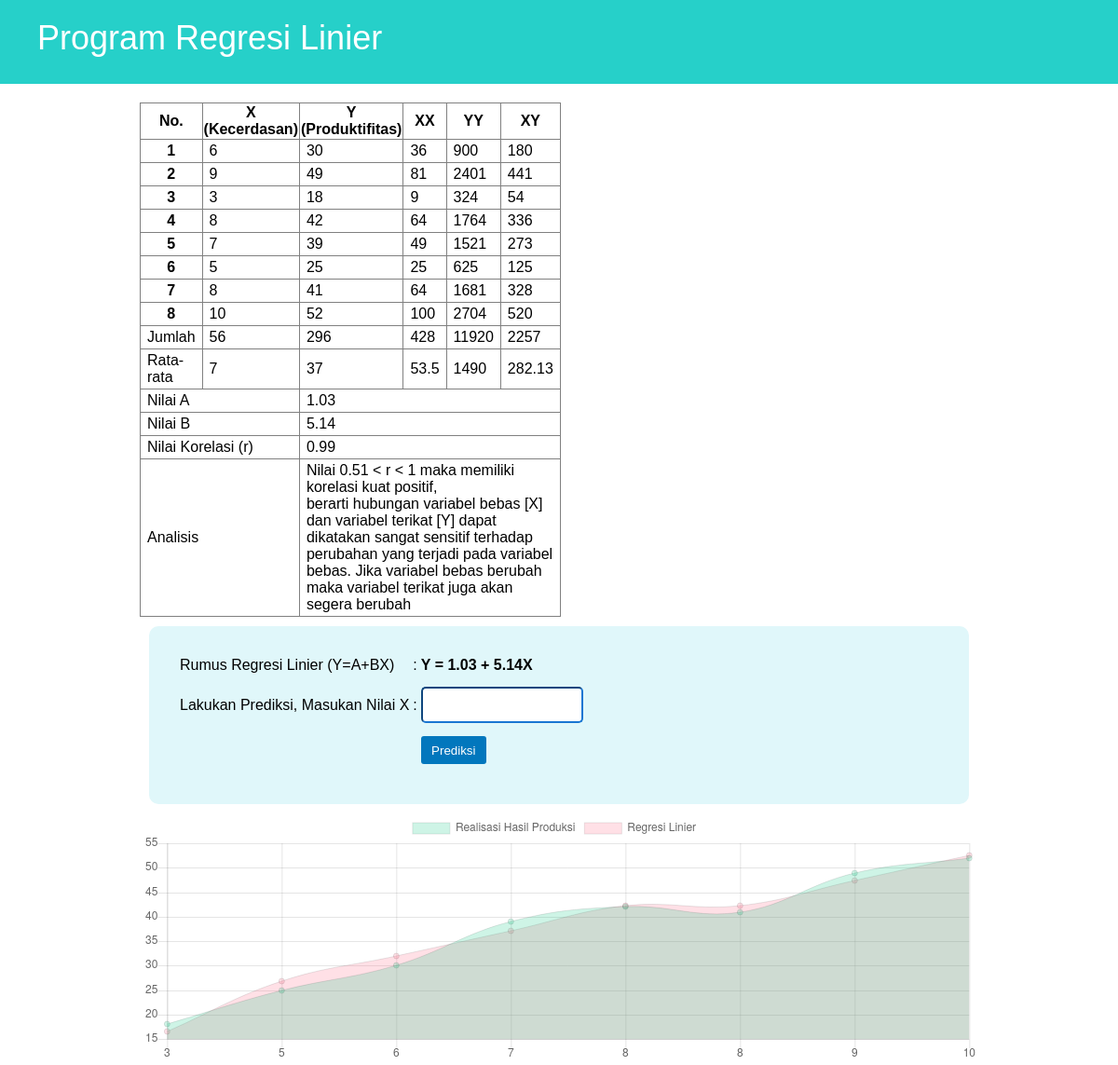
The page / on the database its author committed.
### tables this page shows
CREATE TABLE `produksi_kecerdasan` (
  `id` int(11) NOT NULL,
  `nama_karyawan` varchar(25) NOT NULL,
  `y` float NOT NULL,
  `x` float NOT NULL
);

### index.php (the view, shortened to what this page needs)
<!DOCTYPE html>
<html>
<head>
	<link rel="stylesheet" type="text/css" href="style.css">
	<link rel="stylesheet" href="https://cdnjs.cloudflare.com/ajax/libs/font-awesome/4.7.0/css/font-awesome.min.css">
</head>
<body>
	<div class="header">
		<div class="header-logo">Program Regresi Linier</div>
	</div>
	<div class="main">
	<table class="data" border="1">
		<tr>
			<th width="60px">No.</th>
			<th>X <br/> (Kecerdasan)</th>
			<th>Y <br/> (Produktifitas)</th>
			<th>XX</th>
			<th>YY</th>
			<th>XY</th>
		</tr>
		<?php
		include 'koneksi.php';
		$sql = mysqli_query($con, "SELECT * FROM produksi_kecerdasan") or die(mysqli_error($con));
		if(mysqli_num_rows($sql) > 0){
			$no = 0;
			$jumlah_x = 0;
			$jumlah_y = 0;
			$jumlah_xx = 0;
			$jumlah_xy = 0;
			$jumlah_yy = 0;
			while ($data = mysqli_fetch_array($sql)) {
				$jumlah_x += $data['x'];
				$jumlah_y += $data['y'];
				$jumlah_xx += ($data['x'] * $data['x']);
				$jumlah_yy += ($data['y'] * $data['y']);
				$jumlah_xy += ($data['x'] * $data['y']);
				echo '<tr><td class="textcenter">'.++$no.'</td>
				<td>'.$data['x'].'</td>
				<td>'.$data['y'].'</td>
				<td>'.($data['x'] * $data['x']).'</td>
				<td>'.($data['y'] * $data['y']).'</td>
				<td>'.($data['x'] * $data['y']).'</td>
				</tr>';
			}
		}
		echo '<tr><td>Jumlah</td>
		<td>'.round($jumlah_x, 2).'</td>
		<td>'.round($jumlah_y, 2).'</td>
		<td>'.round($jumlah_xx, 2).'</td>
		<td>'.round($jumlah_yy, 2).'</td>
		<td>'.round($jumlah_xy, 2).'</td>
		</tr>';
		$rata_x = $jumlah_x/$no;
		$rata_y = $jumlah_y/$no;
		$rata_xx = $jumlah_xx/$no;
		$rata_yy = $jumlah_yy/$no;
		$rata_xy = $jumlah_xy/$no;
		echo '<tr><td>Rata-rata</td>
		<td>'.round($rata_x, 2).'</td>
		<td>'.round($rata_y, 2).'</td>
		<td>'.round($rata_xx, 2).'</td>
		<td>'.round($rata_yy, 2).'</td>
		<td>'.round($rata_xy, 2).'</td>
		</tr>';
		$a = (($jumlah_xx*$jumlah_y)-($jumlah_x*$jumlah_xy))/(($no*$jumlah_xx)-($jumlah_x*$jumlah_x));
		$a = round($a, 2);
		echo '<tr><td colspan="2">Nilai A</td>
		<td colspan="4">'.$a.'</td>
		</tr>';
		$b = (($no*$jumlah_xy)-($jumlah_x*$jumlah_y))/(($no*$jumlah_xx)-($jumlah_x*$jumlah_x));
		$b = round($b, 2);
		echo '<tr><td colspan="2">Nilai B</td>
		<td colspan="4">'.$b.'</td>
		</tr>';
		$r = (($no*$jumlah_xy)-($jumlah_x*$jumlah_y))/sqrt((($no*$jumlah_xx)-($jumlah_x*$jumlah_x)) * (($no*$jumlah_yy)-($jumlah_y*$jumlah_y)));
		$r = round($r, 2);
		echo '<tr><td colspan="2">Nilai Korelasi (r)</td>
		<td colspan="4">'.$r.'</td>
		</tr>';
		if($r>0 && $r<0.5){
			$korelasi = 'Nilai 0 < r < 0.5 maka memiliki korelasi lemah positif, <br/>
			berarti hubungan variabel bebas [X] dan variabel terikat [Y] dapat dikatakan lemah <br/>
			yaitu pengaruhnya relatif kecil dan mempunyai arah perubahan yang sama atau searah';
		}
		else if($r>0.51 && $r<1){
			$korelasi = 'Nilai 0.51 < r < 1 maka memiliki korelasi kuat positif, <br/>
			berarti hubungan variabel bebas [X] dan variabel terikat [Y] dapat dikatakan sangat sensitif terhadap perubahan yang terjadi pada variabel bebas. Jika variabel bebas berubah maka variabel terikat juga akan segera berubah';
		}
		echo '<tr><td colspan="2">Analisis</td>
		<td colspan="4">'.$korelasi.'</td>
		</tr>';
		?>
	</table>
<div class="prediksi">
	<table>
		<form action="<?php $_SERVER['PHP_SELF'] ?>" method="POST">
			<tr>
				<td>Rumus Regresi Linier (Y=A+BX)</td>
				<td>:</td>
				<td><?php echo '<b> Y = '.$a.'  + '.$b.'X</b>';?></td>
			</tr>
			<tr>
				<td>Lakukan Prediksi, Masukan Nilai X</td>
				<td>:</td>
				<td><input type="text" class="form" name="x" ></td>
			</tr>
			<tr>
				<td colspan="2" ></td>
				<td><input type="submit" class="tombol" name="submit" value="Prediksi"></td>
			</tr>
		</form>
	</table>
</div>
	<canvas id="graph" width=500 height="150"></canvas>
	<?php
	$sql = mysqli_query($con, "SELECT x,y FROM produksi_kecerdasan ORDER By x ASC") or die(mysqli_error($con));
	$array_x = array();
	$array_y = array();
	$array_y_prediksi = array();
	while ($data = mysqli_fetch_array($sql)) {
		array_push($array_x, $data['x']);
		array_push($array_y, $data['y']);
		$y = $a+$b*$data['x'];
		array_push($array_y_prediksi, $y);
	}
	?>
	<script>
		ctx = document.getElementById('graph');
		var chart = new Chart(ctx, {
			type : 'line',
			data: {
				labels: [<?=implode(",", $array_x)?>],
				datasets: [
				{
					label: 'Realisasi Hasil Produksi',
					data: [<?=implode(",", $array_y)?>],
					backgroundColor: 'rgba(12, 199, 132, 0.2)',
					borderWidth: 1
				},
				{
					label: 'Regresi Linier',
					data: [<?=implode(",", $array_y_prediksi)?>],
					backgroundColor: 'rgba(255, 99, 132, 0.2)',
					borderWidth: 1
				},
				]
			}
		});
	</script>
</div>
</body>
</html>

### style.css (style rules this page uses)
html, body, ul, ol, li, h1, h2, h3, h4, h5, h6, p, form, input, div { margin: 0; padding: 0; }
body { font-family: sans-serif; }
.header { background-color:#26d0c9; color:#fff; height:90px; }
.header-logo { float:left; font-size:36px; padding:20px 40px; }
.main { margin-right:150px; margin-left: 150px; padding-top:20px; }
.form { width: 150px; margin-bottom: 10px; margin-top: 10px; padding: 10px; border-color: #1976d2; border-radius: 5px; }
.tombol { width: 70px; height: 30px; background-color: #0277bd; border: none; border-radius: 3px; color:#fff; margin-bottom: 10px; }
.prediksi { margin: 10px; border: 1px; background: #e0f7fa; padding: 30px; border-radius: 10px; }

### index.php (style rules this page uses)
table.data { border-collapse: collapse; margin-bottom: 5px; width: 45%; }
table.data td { padding: 3px 7px; }
table.data td.textcenter { text-align: center; font-weight: bold; }

### rows shown on the page
produksi_kecerdasan: x "6", y "30", $data['x']*$data['x'] "36", $data['y']*$data['y'] "900", $data['x'] * $data['y'] "180"
produksi_kecerdasan: x "9", y "49", $data['x']*$data['x'] "81", $data['y']*$data['y'] "2401", $data['x'] * $data['y'] "441"
produksi_kecerdasan: x "3", y "18", $data['x']*$data['x'] "9", $data['y']*$data['y'] "324", $data['x'] * $data['y'] "54"
produksi_kecerdasan: x "8", y "42", $data['x']*$data['x'] "64", $data['y']*$data['y'] "1764", $data['x'] * $data['y'] "336"
produksi_kecerdasan: x "7", y "39", $data['x']*$data['x'] "49", $data['y']*$data['y'] "1521", $data['x'] * $data['y'] "273"
produksi_kecerdasan: x "5", y "25", $data['x']*$data['x'] "25", $data['y']*$data['y'] "625", $data['x'] * $data['y'] "125"
produksi_kecerdasan: x "8", y "41", $data['x']*$data['x'] "64", $data['y']*$data['y'] "1681", $data['x'] * $data['y'] "328"
produksi_kecerdasan: x "10", y "52", $data['x']*$data['x'] "100", $data['y']*$data['y'] "2704", $data['x'] * $data['y'] "520"

### other values the page prints
$jumlah_x "56"
$jumlah_y "296"
$jumlah_xx "428"
$jumlah_yy "11920"
$jumlah_xy "2257"
$rata_x "7"
$rata_y "37"
$rata_xx "53.5"
$rata_yy "1490"
$rata_xy "282.13"
$a "1.03"
$b "5.14"
$r "0.99"
chart data {{ implode(",", $array_x) }} 3,5,6,7,8,8,9,10
chart data {{ implode(",", $array_y) }} 18,25,30,39,42,41,49,52
